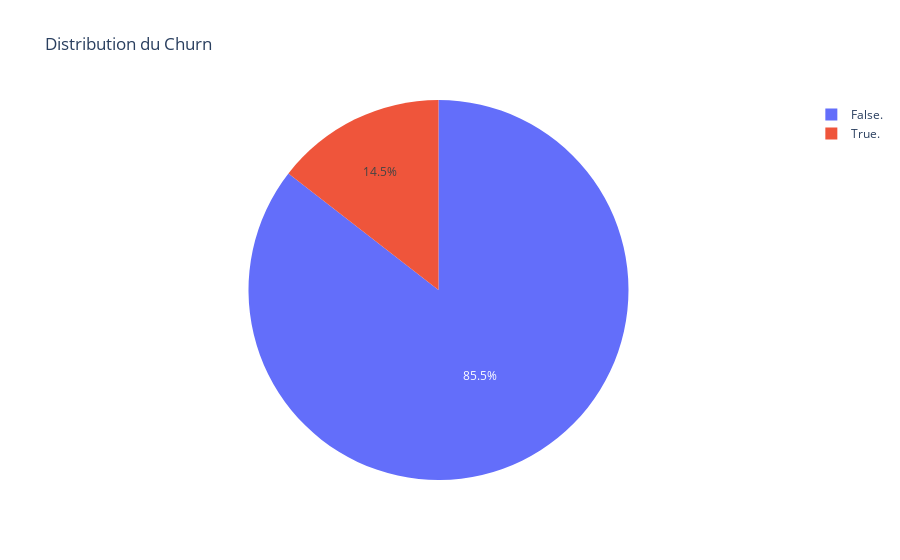

Notebook code for this chart:
### Markdown cell above
### Proportion de churn dans le dataset

### Code cell
fig = px.pie(df, names='Churn', title='Distribution du Churn')
fig

### Figure 1 — Plotly figure (JSON) as saved in the notebook; plotly's stock layout.template omitted (floating-point values rounded to 4 significant figures; data arrays with more than 128 entries replaced by an {"elided": "..."} marker saying what was removed)
{"data": [{"domain": {"x": [0, 1], "y": [0, 1]}, "hovertemplate": "Churn=%{label}<extra></extra>", "labels": {"elided": "3333 str values"}, "legendgroup": "", "name": "", "showlegend": true, "type": "pie"}], "layout": {"legend": {"tracegroupgap": 0}, "title": {"text": "Distribution du Churn"}}}
